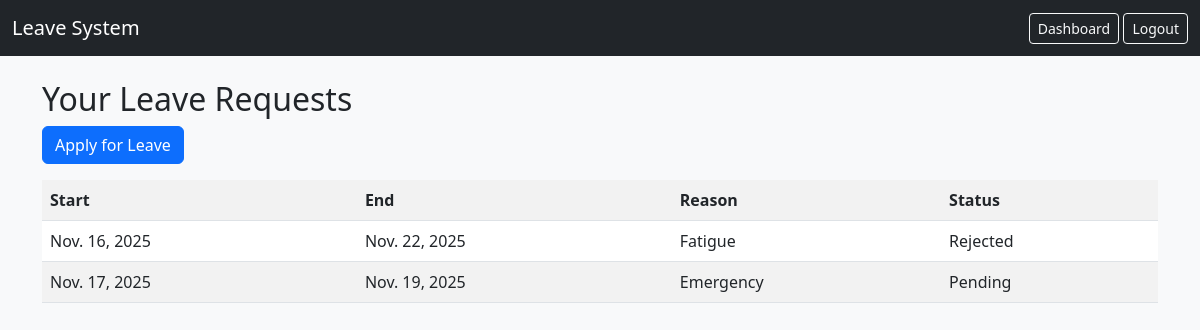
The app's page / (signed in) with its own data.
### leave/models.py (models this page shows, shortened)
class LeaveRequest(models.Model):
    STATUS_CHOICES = [
        ('Pending', 'Pending'),
        ('Approved', 'Approved'),
        ('Rejected', 'Rejected'),
    ]
    user = models.ForeignKey(User, on_delete=models.CASCADE)
    start_date = models.DateField()
    end_date = models.DateField()
    reason = models.TextField()
    status = models.CharField(max_length=10, choices=STATUS_CHOICES, default='Pending')
    created_at = models.DateTimeField(auto_now_add=True)

### leave/views.py (the view)
# urls.py: path('', views.dashboard, name='dashboard'),
@login_required
def dashboard(request):
    leaves = LeaveRequest.objects.filter(user=request.user)
    return render(request, 'leave/dashboard.html', {'leaves': leaves})

### leave/templates/leave/dashboard.html
{% extends 'leave/base.html' %}
{% block content %}
<h2>Your Leave Requests</h2>
<a href="{% url 'apply_leave' %}" class="btn btn-primary mb-3">Apply for Leave</a>
<table class="table table-striped">
    <tr>
        <th>Start</th><th>End</th><th>Reason</th><th>Status</th>
    </tr>
    {% for leave in leaves %}
    <tr>
        <td>{{ leave.start_date }}</td>
        <td>{{ leave.end_date }}</td>
        <td>{{ leave.reason }}</td>
        <td>{{ leave.status }}</td>
    </tr>
    {% empty %}
    <tr><td colspan="4">No leave requests yet.</td></tr>
    {% endfor %}
</table>
{% endblock %}

### records on screen
LeaveRequest: start_date "Nov. 16, 2025", end_date "Nov. 22, 2025", reason "Fatigue", status "Rejected"
LeaveRequest: start_date "Nov. 17, 2025", end_date "Nov. 19, 2025", reason "Emergency", status "Pending"
